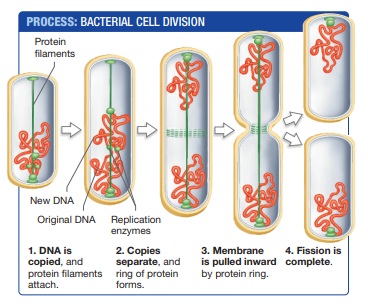
#> input picture imgs/11.png, 368 x 308 px
$ jupyter execute --allow-errors main.ipynb   (shell and % lines are left out)
#> lines starting #> are read from the running program, lines starting #| are printed output that depends on the picture
[cell 1]
from PIL import Image
import cv2
import numpy as np
from colorthief import ColorThief
import ms_ocr
from collections import Counter
from shapely.geometry import Polygon, LineString
from pylsd import lsd
import lsd_parser
import lsd_parser_slanted

[cell 2]
image_path = "imgs/11.png"
display(Image.fromarray(cv2.imread(image_path)))

[cell 3]
# [4 lines left out: function clear_bounding_boxes_from_image, not called in this run]

[cell 4]
def get_ocr_bounding_boxes(image_path):
    ocr_boxes = []
    ocr_box_text_dict = {}
    res = ms_ocr.result_microsoft_api(image_path)
    for i in range(len(res[0]['lines'])):
        bbox = res[0]['lines'][i]['boundingBox']
        xmin = min(bbox[0],bbox[2],bbox[4],bbox[6])
        ymin = min(bbox[1],bbox[3],bbox[5],bbox[7])
        xmax = max(bbox[0],bbox[2],bbox[4],bbox[6])
        ymax = max(bbox[1],bbox[3],bbox[5],bbox[7])
        bounding_box = (xmin,ymin,xmax,ymax)
        ocr_box_text_dict[bounding_box] = res[0]['lines'][i]['text']
        ocr_boxes.append(bounding_box)
    return ocr_boxes, ocr_box_text_dict

[cell 5]
# [10 lines left out: function generate_color_palette, not called in this run]

[cell 6]
# [20 lines left out: function process_color_palette, not called in this run]

[cell 7]
# [17 lines left out: function color_filtering, not called in this run]

[cell 8]
# [5 lines left out: function rectangle_and_rectangle_distance, not called in this run]

[cell 9]
# [6 lines left out: function join_bounding_boxes, not called in this run]

[cell 10]
# [24 lines left out: function join_overlapping_boxes, not called in this run]

[cell 11]
# [4 lines left out: function calculate_geometric_area, not called in this run]

[cell 12]
# [9 lines left out: function reject_small_boxes, not called in this run]

[cell 13]
MINIMUM_DISTANCE_BETWEEN_OCR_BOXES = 4
# [47 lines left out: functions combine_ocr_boxes, get_combined_texts, not called in this run]

[cell 14]
# [60 lines left out: functions distance_between_points, distance_between_rectangle_and_point, rect_distance, check_a_rectangle_insisde_other_rectangle, get_contour_precedence, not called in this run]

[cell 15]
# [16 lines left out: function lines_from_image, not called in this run]

[cell 16]
def find_length_of_line(l):
    length = np.sqrt((l[0]-l[2])**2 + (l[1]-l[3])**2)
    return length

[cell 17]
# [28 lines left out: function extend_line_segments, not called in this run]

[cell 18]
# [4 lines left out: function line_intersection, not called in this run]

[cell 19]
# [28 lines left out: function arrow_box_or_not, not called in this run]

[cell 20]
# [12 lines left out: function generate_connection_matrix, not called in this run]

[cell 21]
import math
# [47 lines left out: functions sortf, sortn, not called in this run]

[cell 22]
# [12 lines left out: function filterl, not called in this run]

[cell 23]
# [17 lines left out: function in_sorted_order, not called in this run]

[cell 24]
import imutils
# [25 lines left out: function extr, not called in this run]

[cell 25]
def main_func(image_path):
    img = cv2.imread(image_path)
    ocr_boxes, ocr_box_text_dict = get_ocr_bounding_boxes(image_path)
    ocr_boxes_copy = ocr_boxes.copy()
    ocr_boxes_combined = combine_ocr_boxes(ocr_boxes, True)
    text_dict = get_combined_texts(ocr_boxes_combined, ocr_boxes_copy, ocr_box_text_dict, image_path)
    cleared_img = clear_bounding_boxes_from_image(ocr_boxes_copy, img)
    color_palette = generate_color_palette(cleared_img)
    #print(color_palette)
    rgb_colors = process_color_palette(color_palette)
    cleared_image_path = 'output.png'
    bounding_boxes = color_filtering(rgb_colors , image_path)
    boxes_with_large_area = reject_small_boxes(bounding_boxes)
    final_boxes = join_overlapping_boxes(boxes_with_large_area)
    img_cp = img.copy()
    for i in final_boxes:
        img_cp = cv2.rectangle(img_cp, (i[0],i[1]) , (i[2],i[3]) , (255,0,0), 1)
    #display(Image.fromarray(img_cp))
    arrow_boxes = []
    non_arrow_boxes = []
    for i in final_boxes:
        if arrow_box_or_not(image_path, i) == True:
            arrow_boxes.append(i)
        else:
            non_arrow_boxes.append(i)
    box_labels = {}
    occupied_boxes = []
    for i in final_boxes:
        min_dist = 30
        label = "NONE"
        box = None
        for j in text_dict.keys():
            if j not in occupied_boxes:
                dist = rect_distance(i,j)
                if dist < min_dist:
                    min_dist = dist
                    label = text_dict[j]
                    box = j
        if box != None:
            occupied_boxes.append(j)
        box_labels[i] = label
    #print (non_arrow_boxes)
    #print (box_labels)
    final_boxes.sort(key = lambda x: get_contour_precedence(x, img.shape[1]))
    # [10 lines of commented-out code are left out]
    filterl(text_dict)
    filterl(box_labels)
    #print(final_boxes)
    #print(text_dict)
    x = list(text_dict.values())
    y= list(box_labels.values())
    xi = list(text_dict.keys())

    a={} #image label
    for i in range(len(x)):
        if x[i] in y:continue
        a[xi[i]]=x[i]

    b=box_labels #arrow label
    ########

    for i in list(b):
        for j in text_dict:
            if check_a_rectangle_insisde_other_rectangle(i, j):
                if i in list(a):continue
                a[i] = b[i]
                del b[i]

    #print(sortn(b))

    final_text_output=""
    cou=0
    steps ={}
    notes = {}

    av= list(a.values())
    ak = list(a.keys())
    bv= list(b.values())
    bk = list(b.keys())
    combined = ak+bk

    if(in_sorted_order(list(a.values())+y)==1):
        val = list(a.values())+y
        c=1
        arr=[]
        for i in range(len(val)):
            for j in range(len(val)):
                if val[j].split()[0][0]==str(c):
                    final_text_output+=("step "+str(c)+" : "+val[j]+"\n")
                    c+=1
                    break
    elif(in_sorted_order(list(a.values())+y)==2):
        val = list(a.values())+y
        c=ord('a')
        arr=[]
        for i in range(len(val)):
            for j in range(len(val)):
                if val[j].split()[0][0]==chr(c):
                    final_text_output+=("step "+str(c-ord('a')+1)+" : "+val[j]+"\n")
                    c+=1
                    break
    else:
        temp = []
        temp2 = []
        sc=1
        for i in final_boxes:

            ext_tup = extr(i,img)
            for j in ext_tup:
                curr = (i[0]+j[0],i[1]+j[1])
                for k in range(len(av)):
                    if (distance_between_rectangle_and_point(ak[k],curr)<100 and (ak[k] not in temp)):
                        #print(av[k])
                        temp.append(ak[k])
                        final_text_output+=("Step "+str(sc)+" : "+av[k])+"\n"
                        sc+=1
                        break
                for l in range(len(bv)):
                    if (distance_between_rectangle_and_point(bk[l],curr)<100 and (bk[l] not in temp2)):
                            #print(av[k])
                            temp2.append(bk[l])
                            if bv[l]=="NONE":continue
                            final_text_output+=("Note ( "+bv[l]+")")+"\n"
        for j in a:
            if (j not in temp):
                final_text_output+=("Note ("+a[j]+")")+"\n"
        for j in b:
            if (j not in temp2):
                final_text_output+=("Note ("+text_dict[j]+")")+"\n"
        #print(final_text_output)
    return final_text_output
    # [28 lines of commented-out code are left out]

[cell 26]
print(main_func('imgs/44.png'))
#> (the call stopped at in get_ocr_bounding_boxes, `res = ms_ocr.result_microsoft_api(image_path)`: ms_ocr is not available in this run)
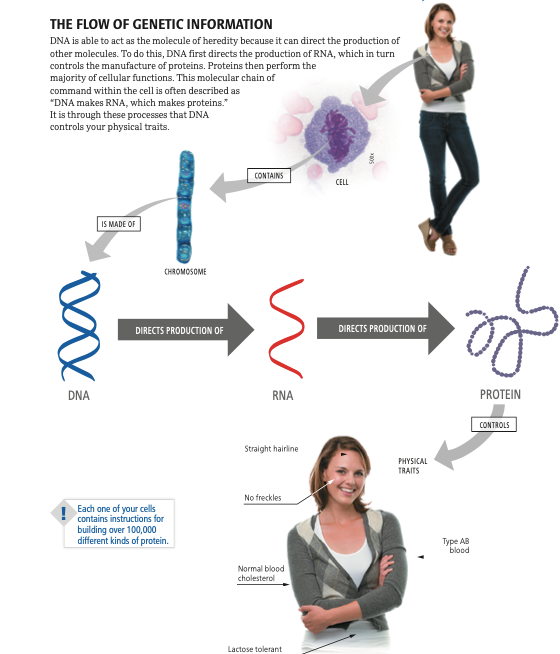
#> input picture imgs/0.png, 560 x 654 px

[cell 27]
from os import listdir
from os.path import isfile, join
mypath='imgs'
image_name = [f for f in listdir(mypath) if isfile(join(mypath, f))]

import openpyxl
from openpyxl.drawing.image import Image as excel_image
from openpyxl import Workbook
wb = Workbook()
ws = wb.active
ws.title = "Flowcharts Results"
ws['A1'] = 'Image'
ws['B1'] = 'Extracted Text'

ws.column_dimensions['A'].width = '75'
ws.column_dimensions['B'].width = '75'
ws.column_dimensions['A'].height = '100'
#> (the rest of this cell did not finish here and is left out)

    except:ws['B%s'%index] = "error"

result_file = "result.xlsx"
wb.save(result_file)

[cell 28]
l =[(360, 43, 473, 108),
 (210, 155, 313, 202),
 (126, 199, 169, 216),
 (85, 232, 117, 261),
 (472, 269, 558, 377),
 (58, 271, 100, 380),
 (118, 304, 254, 355),
 (317, 303, 454, 353),
 (491, 405, 504, 416),
 (434, 432, 493, 470),
 (288, 514, 405, 642)]
img = cv2.imread("imgs/0.png")
for i in l:
    cv2.rectangle(img, (i[0],i[1]) , (i[2],i[3]) , (255,0,0), 1)
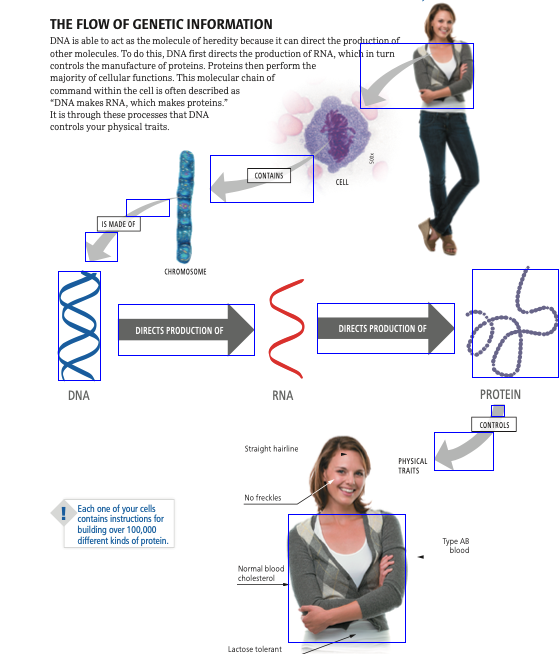
#> img: shape (654, 560, 3); mean B, G, R 234.1, 231.4, 232.2
display(Image.fromarray(img))

[cell 29]
image_path = "imgs/3.png"
img = cv2.imread(image_path)
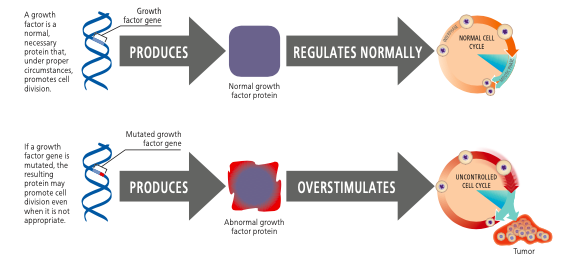
#> input picture imgs/3.png, 571 x 259 px
#> img is the input picture: shape (259, 571, 3); mean B, G, R 223, 223.8, 227.8
#> (the rest of this cell did not finish here and is left out)

ocr_boxes_copy = ocr_boxes.copy()
ocr_boxes_combined = combine_ocr_boxes(ocr_boxes, True)
text_dict = get_combined_texts(ocr_boxes_combined, ocr_boxes_copy, ocr_box_text_dict, image_path)
cleared_img = clear_bounding_boxes_from_image(ocr_boxes_copy, img)
color_palette = generate_color_palette(cleared_img)
#print(color_palette)
rgb_colors = process_color_palette(color_palette)
cleared_image_path = 'output.png'
bounding_boxes = color_filtering(rgb_colors , image_path)
boxes_with_large_area = reject_small_boxes(bounding_boxes)
final_boxes = join_overlapping_boxes(boxes_with_large_area)
img_cp = img.copy()
for i in final_boxes:
    img_cp = cv2.rectangle(img_cp, (i[0],i[1]) , (i[2],i[3]) , (255,0,0), 1)
#display(Image.fromarray(img_cp))
arrow_boxes = []
non_arrow_boxes = []
for i in final_boxes:
    if arrow_box_or_not(image_path, i) == True:
        arrow_boxes.append(i)
    else:
        non_arrow_boxes.append(i)
box_labels = {}
occupied_boxes = []
for i in final_boxes:
    min_dist = 30
    label = "NONE"
    box = None
    for j in text_dict.keys():
        if j not in occupied_boxes:
            dist = rect_distance(i,j)
            if dist < min_dist:
                min_dist = dist
                label = text_dict[j]
                box = j
    if box != None:
        occupied_boxes.append(j)
    box_labels[i] = label
#print (non_arrow_boxes)
#print (box_labels)
final_boxes.sort(key = lambda x: get_contour_precedence(x, img.shape[1]))
# [10 lines of commented-out code are left out]
filterl(text_dict)
filterl(box_labels)
#print(final_boxes)
#print(text_dict)
x = list(text_dict.values())
y= list(box_labels.values())
xi = list(text_dict.keys())

a={} #image label
for i in range(len(x)):
    if x[i] in y:continue
    a[xi[i]]=x[i]

b=box_labels #arrow label
########
#print(sortn(b))
for i in list(b):
    for j in text_dict:
        if check_a_rectangle_insisde_other_rectangle(i, j):
            if i in list(a):continue
            a[i] = b[i]
            del b[i]

final_text_output=""
cou=0
steps ={}
notes = {}

av= list(a.values())
ak = list(a.keys())
bv= list(b.values())
bk = list(b.keys())
combined = ak+bk

if(in_sorted_order(list(a.values())+y)==1):
    val = list(a.values())+y
    c=1
    arr=[]
    for i in range(len(val)):
        for j in range(len(val)):
            if val[j].split()[0][0]==str(c):
                print("step "+str(c)+" : "+val[j]+"\n")
                c+=1
                break
elif(in_sorted_order(list(a.values())+y)==2):
    val = list(a.values())+y
    c=ord('a')
    arr=[]
    for i in range(len(val)):
        for j in range(len(val)):
            if val[j].split()[0][0]==chr(c):
                print("step "+str(c-ord('a')+1)+" : "+val[j]+"\n")
                c+=1
                break
else:
    temp = []
    temp2 = []
    sc=1
    for i in final_boxes:

        ext_tup = extr(i,img)
        for j in ext_tup:
            curr = (i[0]+j[0],i[1]+j[1])
            for k in range(len(av)):
                if (distance_between_rectangle_and_point(ak[k],curr)<100 and (ak[k] not in temp)):
                    #print(av[k])
                    temp.append(ak[k])
                    final_text_output+=("Step "+str(sc)+" : "+av[k])+"\n"
                    sc+=1
                    break
            for l in range(len(bv)):
                if (distance_between_rectangle_and_point(bk[l],curr)<100 and (bk[l] not in temp2)):
                        #print(av[k])
                        temp2.append(bk[l])
                        if bv[l]=="NONE":continue
                        final_text_output+=("Note ( "+bv[l]+")")+"\n"
    for j in a:
        if (j not in temp):
            final_text_output+=("Note ("+a[j]+")")+"\n"
    for j in b:
        if (j not in temp2):
            final_text_output+=("Note ("+text_dict[j]+")")+"\n"
    print(final_text_output)
